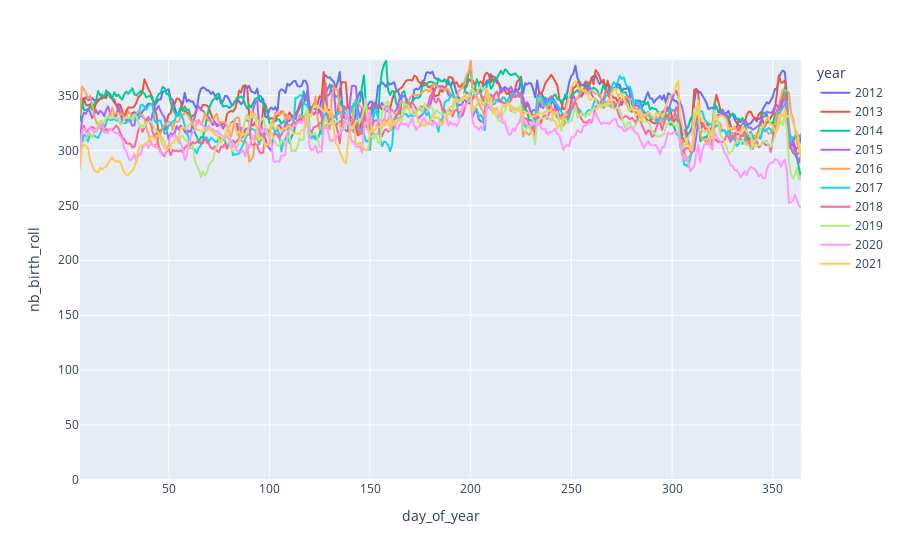

Notebook code cell kept with this figure:
### Code cell
# plot avec plotly de toutes les années depuis 2012 (interactif)

px.line(
    df_per_year,
    x="day_of_year",
    y="nb_birth_roll",
    color="year",
    range_y=[0, df_per_year.nb_birth_roll.max()],
    hover_data=df_per_year.columns,
)

### Figure 1 — Plotly figure (JSON) as saved in the notebook; plotly's stock layout.template omitted (floating-point values rounded to 4 significant figures; data arrays with more than 128 entries replaced by an {"elided": "..."} marker saying what was removed)
{"data": [{"customdata": {"elided": "359x2 mixed values"}, "hovertemplate": "year=%{customdata[1]}<br>day_of_year=%{x}<br>nb_birth_roll=%{y}<br>date=%{customdata[0]}<extra></extra>", "legendgroup": "2012", "line": {"color": "#636efa", "dash": "solid"}, "marker": {"symbol": "circle"}, "mode": "lines", "name": "2012", "showlegend": true, "type": "scattergl", "x": {"elided": "359 int values"}, "xaxis": "x", "y": {"elided": "359 float values"}, "yaxis": "y"}, {"customdata": {"elided": "359x2 mixed values"}, "hovertemplate": "year=%{customdata[1]}<br>day_of_year=%{x}<br>nb_birth_roll=%{y}<br>date=%{customdata[0]}<extra></extra>", "legendgroup": "2013", "line": {"color": "#EF553B", "dash": "solid"}, "marker": {"symbol": "circle"}, "mode": "lines", "name": "2013", "showlegend": true, "type": "scattergl", "x": {"elided": "359 int values"}, "xaxis": "x", "y": {"elided": "359 float values"}, "yaxis": "y"}, {"customdata": {"elided": "359x2 mixed values"}, "hovertemplate": "year=%{customdata[1]}<br>day_of_year=%{x}<br>nb_birth_roll=%{y}<br>date=%{customdata[0]}<extra></extra>", "legendgroup": "2014", "line": {"color": "#00cc96", "dash": "solid"}, "marker": {"symbol": "circle"}, "mode": "lines", "name": "2014", "showlegend": true, "type": "scattergl", "x": {"elided": "359 int values"}, "xaxis": "x", "y": {"elided": "359 float values"}, "yaxis": "y"}, {"customdata": {"elided": "359x2 mixed values"}, "hovertemplate": "year=%{customdata[1]}<br>day_of_year=%{x}<br>nb_birth_roll=%{y}<br>date=%{customdata[0]}<extra></extra>", "legendgroup": "2015", "line": {"color": "#ab63fa", "dash": "solid"}, "marker": {"symbol": "circle"}, "mode": "lines", "name": "2015", "showlegend": true, "type": "scattergl", "x": {"elided": "359 int values"}, "xaxis": "x", "y": {"elided": "359 float values"}, "yaxis": "y"}, {"customdata": {"elided": "359x2 mixed values"}, "hovertemplate": "year=%{customdata[1]}<br>day_of_year=%{x}<br>nb_birth_roll=%{y}<br>date=%{customdata[0]}<extra></extra>", "legendgroup": "2016", "line": {"color": "#FFA15A", "dash": "solid"}, "marker": {"symbol": "circle"}, "mode": "lines", "name": "2016", "showlegend": true, "type": "scattergl", "x": {"elided": "359 int values"}, "xaxis": "x", "y": {"elided": "359 float values"}, "yaxis": "y"}, {"customdata": {"elided": "359x2 mixed values"}, "hovertemplate": "year=%{customdata[1]}<br>day_of_year=%{x}<br>nb_birth_roll=%{y}<br>date=%{customdata[0]}<extra></extra>", "legendgroup": "2017", "line": {"color": "#19d3f3", "dash": "solid"}, "marker": {"symbol": "circle"}, "mode": "lines", "name": "2017", "showlegend": true, "type": "scattergl", "x": {"elided": "359 int values"}, "xaxis": "x", "y": {"elided": "359 float values"}, "yaxis": "y"}, {"customdata": {"elided": "359x2 mixed values"}, "hovertemplate": "year=%{customdata[1]}<br>day_of_year=%{x}<br>nb_birth_roll=%{y}<br>date=%{customdata[0]}<extra></extra>", "legendgroup": "2018", "line": {"color": "#FF6692", "dash": "solid"}, "marker": {"symbol": "circle"}, "mode": "lines", "name": "2018", "showlegend": true, "type": "scattergl", "x": {"elided": "359 int values"}, "xaxis": "x", "y": {"elided": "359 float values"}, "yaxis": "y"}, {"customdata": {"elided": "359x2 mixed values"}, "hovertemplate": "year=%{customdata[1]}<br>day_of_year=%{x}<br>nb_birth_roll=%{y}<br>date=%{customdata[0]}<extra></extra>", "legendgroup": "2019", "line": {"color": "#B6E880", "dash": "solid"}, "marker": {"symbol": "circle"}, "mode": "lines", "name": "2019", "showlegend": true, "type": "scattergl", "x": {"elided": "359 int values"}, "xaxis": "x", "y": {"elided": "359 float values"}, "yaxis": "y"}, {"customdata": {"elided": "359x2 mixed values"}, "hovertemplate": "year=%{customdata[1]}<br>day_of_year=%{x}<br>nb_birth_roll=%{y}<br>date=%{customdata[0]}<extra></extra>", "legendgroup": "2020", "line": {"color": "#FF97FF", "dash": "solid"}, "marker": {"symbol": "circle"}, "mode": "lines", "name": "2020", "showlegend": true, "type": "scattergl", "x": {"elided": "359 int values"}, "xaxis": "x", "y": {"elided": "359 float values"}, "yaxis": "y"}, {"customdata": {"elided": "359x2 mixed values"}, "hovertemplate": "year=%{customdata[1]}<br>day_of_year=%{x}<br>nb_birth_roll=%{y}<br>date=%{customdata[0]}<extra></extra>", "legendgroup": "2021", "line": {"color": "#FECB52", "dash": "solid"}, "marker": {"symbol": "circle"}, "mode": "lines", "name": "2021", "showlegend": true, "type": "scattergl", "x": {"elided": "359 int values"}, "xaxis": "x", "y": {"elided": "359 float values"}, "yaxis": "y"}], "layout": {"legend": {"title": {"text": "year"}, "tracegroupgap": 0}, "margin": {"t": 60}, "xaxis": {"anchor": "y", "domain": [0, 1], "title": {"text": "day_of_year"}}, "yaxis": {"anchor": "x", "domain": [0, 1], "range": [0, 382.3], "title": {"text": "nb_birth_roll"}}}}
